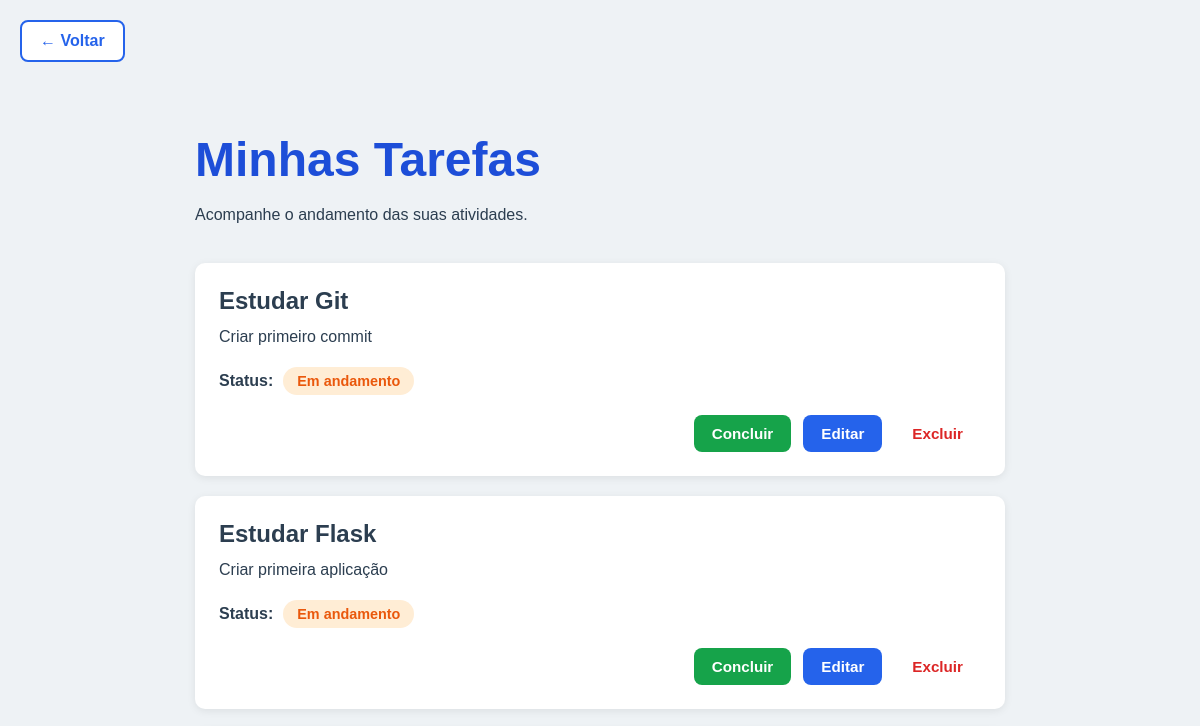
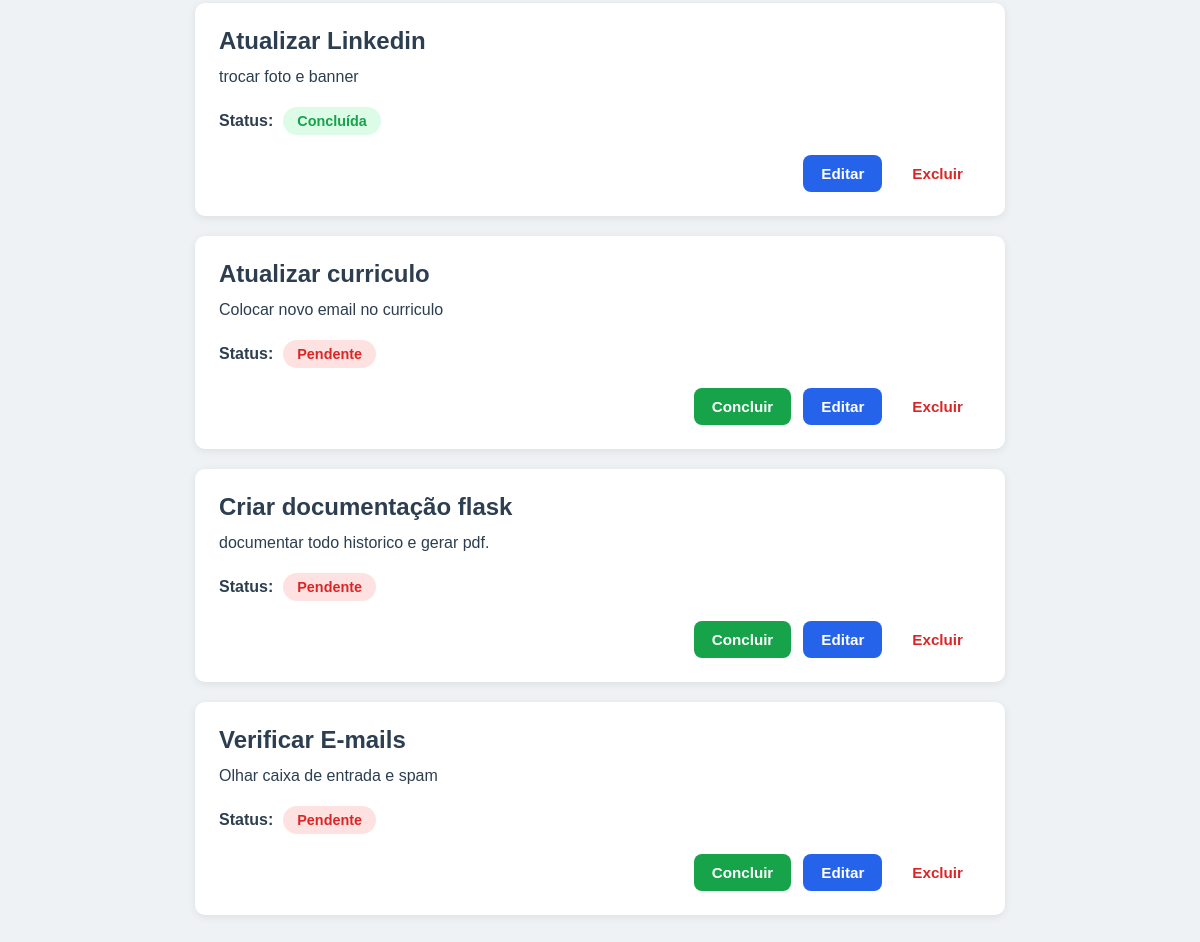
The app's page /tarefas, older data (2 pictures, top to bottom).
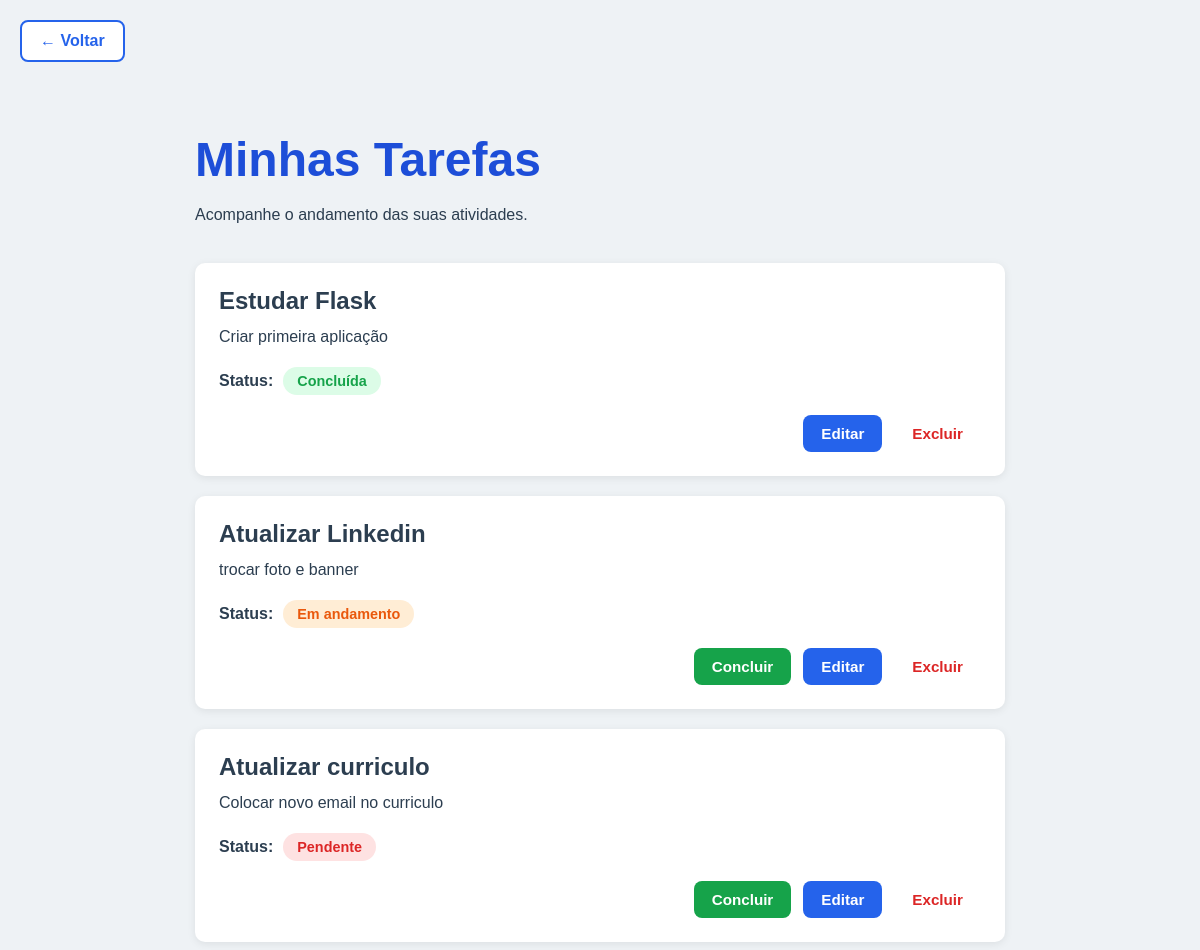
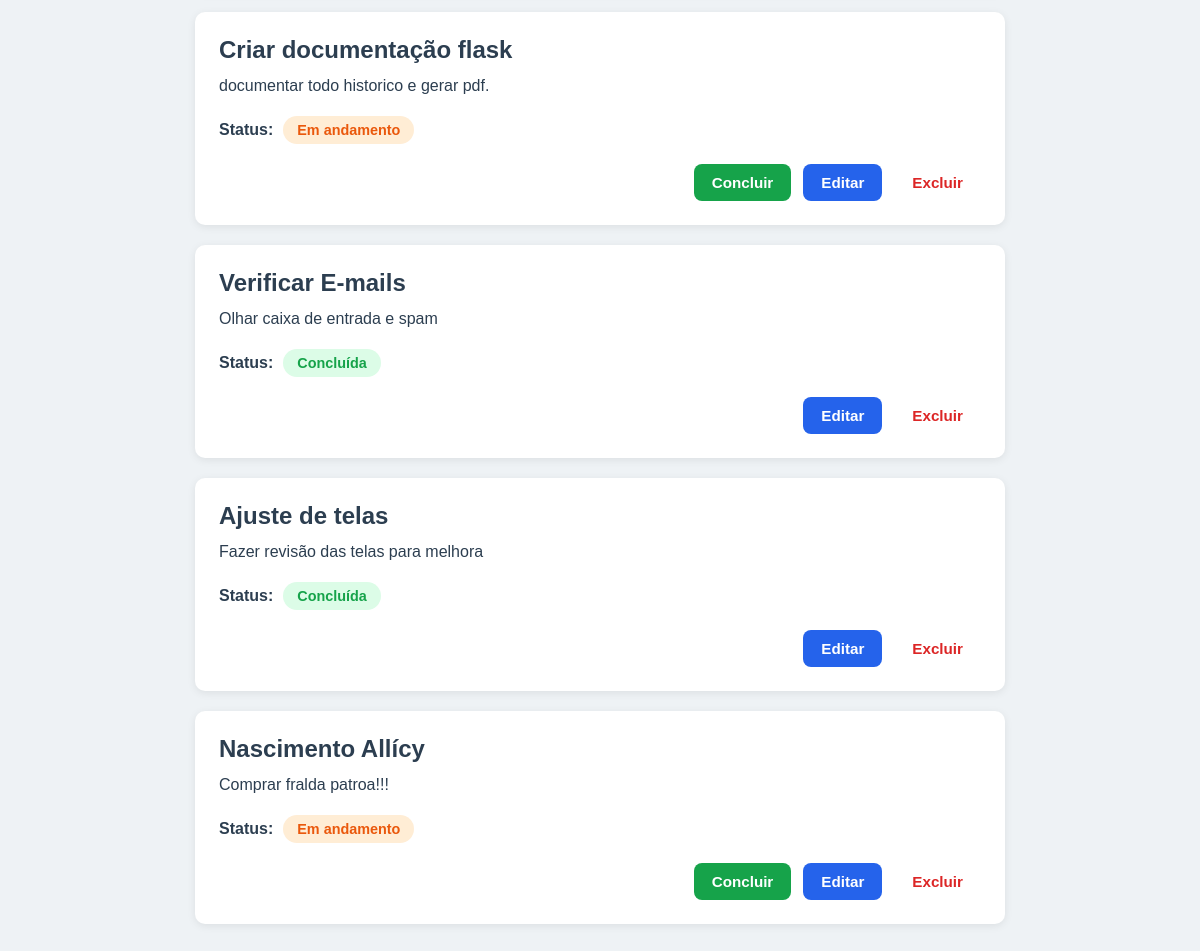
The same page, newer data (2 pictures, top to bottom).
### tables this page shows
CREATE TABLE tarefas (

            id INTEGER PRIMARY KEY AUTOINCREMENT,

            titulo TEXT NOT NULL,

            descricao TEXT NOT NULL,

            status TEXT NOT NULL

        );

### src/app.py (the view)
@app.route("/tarefas")
def exibir_tarefas():
    tarefas = listar_tarefas()
    return render_template(
        "tarefas.html",
        tarefas=tarefas
    )

### src/database.py (called while the page is built)
def listar_tarefas():
    conexao = sqlite3.connect(NOME_BANCO)
    conexao.row_factory = sqlite3.Row
    cursor = conexao.cursor()
    cursor.execute("SELECT * FROM tarefas")
    tarefas = cursor.fetchall()
    conexao.close()
    return tarefas

### src/templates/tarefas.html (shortened to what this page needs)
<!DOCTYPE html>
<html lang="pt-BR">
<head>
    <link rel="stylesheet" href="../static/css/style.css">
</head>
<body>
    <a href="/" class="back-link">← Voltar</a>
    <main>
        <section class="tasks-container">
            <h1>Minhas Tarefas</h1>
            <p>
                Acompanhe o andamento das suas atividades.
            </p>
            {% if tarefas %}
                {% for tarefa in tarefas %}
                    <div class="task-card">
                        <h2>{{ tarefa.titulo }}</h2>
                        <p>{{ tarefa.descricao }}</p>
                        <div class="task-status">
                            <span class="status-label">Status:</span>
                            <span class="status {{ tarefa.status }}">
                                {% if tarefa.status == "pendente" %}
                                    Pendente
                                {% elif tarefa.status == "em_andamento" %}
                                    Em andamento
                                {% elif tarefa.status == "concluida" %}
                                    Concluída
                                {% endif %}
                            </span>
                        </div>
                        <div class="task-actions">
                            {% if tarefa.status != "concluida" %}
                                <a href="{{ url_for('concluir', id=tarefa.id) }}"
                                   class="complete-button">
                                    Concluir
                                </a>
                            {% endif %}
                            <a href="{{ url_for('atualizar_tarefa', id=tarefa.id) }}"
                               class="edit-button">
                                Editar
                            </a>
                            <a href="{{ url_for('remover_tarefa', id=tarefa.id) }}"
                               class="delete-button">
                                Excluir
                            </a>
                        </div>
                    </div>
                {% endfor %}
            {% else %}
                <p class="empty-message">
                    Nenhuma tarefa cadastrada.
                </p>
            {% endif %}
        </section>
    </main>
</body>
</html>

### src/static/css/style.css (style rules this page uses)
* { margin: 0; padding: 0; box-sizing: border-box; }
body { font-family: Arial, Helvetica, sans-serif; background-color: #eef2f5; color: #2c3e50; }
main { display: flex; justify-content: center; padding: 50px 20px; }
.tasks-container { width: 100%; max-width: 850px; padding: 20px; }
.hero h1, .form-container h1, .tasks-container h1 { font-size: 3rem; color: #1d4ed8; margin-bottom: 15px; }
.tasks-container > p { font-size: 1rem; line-height: 1.6; margin-bottom: 35px; }
.back-link { display: inline-block; margin: 20px 0 0 20px; padding: 10px 18px; text-decoration: none; font-weight: bold; color: #2563eb; background-color: white; border: 2px solid #2563eb; border-radius: 8px; transition: all .3s ease; }
.edit-button, .delete-button, .complete-button { display: inline-block; padding: 10px 18px; text-decoration: none; text-align: center; font-weight: bold; border-radius: 8px; transition: all .3s ease; }
.edit-button { background-color: #2563eb; color: white; }
.delete-button { background-color: white; color: #dc2626; border: 2px solid #dc2626; }
.complete-button { background-color: #16a34a; color: white; }
.task-card { background-color: white; border-radius: 10px; padding: 24px; margin-bottom: 20px; box-shadow: 0 2px 8px rgba(0, 0, 0, 0.08); transition: all .3s ease; }
.task-card h2 { font-size: 1.5rem; margin-bottom: 10px; }
.task-card p { margin-bottom: 12px; line-height: 1.5; }
.task-status { display: flex; align-items: center; gap: 10px; margin: 18px 0; }
.status-label { font-weight: bold; }
.status { display: inline-block; padding: 6px 14px; border-radius: 999px; font-size: 0.9rem; font-weight: bold; }
.status.pendente { background-color: #fee2e2; color: #dc2626; }
.status.em_andamento { background-color: #ffedd5; color: #ea580c; }
.status.concluida { background-color: #dcfce7; color: #16a34a; }
.task-actions { display: flex; justify-content: flex-end; gap: 12px; margin-top: 20px; }
.task-actions a, .task-actions button { padding: 10px 18px; border: none; border-radius: 8px; cursor: pointer; font-size: 0.95rem; font-weight: bold; transition: all .3s ease; }

Row changes from the older to the newer data that the page shows:
removed tarefas: titulo "Estudar Git", descricao "Criar primeiro commit", status "Em andamento"
changed tarefas "Estudar Flask": status "Em andamento Concluir" → "Concluída"
changed tarefas "Atualizar Linkedin": status "Concluída" → "Em andamento Concluir"
changed tarefas "Criar documentação flask": status "Pendente" → "Em andamento"
changed tarefas "Verificar E-mails": status "Pendente Concluir" → "Concluída"
added tarefas: titulo "Ajuste de telas", descricao "Fazer revisão das telas para melhora", status "Concluída"
added tarefas: titulo "Nascimento Allícy", descricao "Comprar fralda patroa!!!", status "Em andamento"
